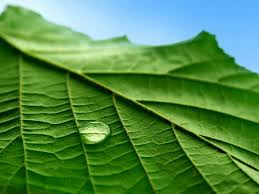
#> input picture nuvfits1.png, 259 x 194 px
$ python imagem.py
#> lines starting #> are read from the running program, lines starting #| are printed output that depends on the picture
from PIL import Image
im = Image.open('nuvfits1.png')
#> im is the input picture: PIL image 259x194 RGB; mean R, G, B 83.1, 139.2, 75.6
pixelMap = im.load()

img = Image.new( im.mode, im.size)
#> img: PIL image 259x194 RGB; every value is 0
pixelsNew = img.load()
for i in range(img.size[0]):
    for j in range(img.size[1]):
        if 205 in pixelMap[i,j]:
           pixelMap[i,j] = (0,0,0,255)
        pixelsNew[i,j] = pixelMap[i,j]
im.close()
img.show()
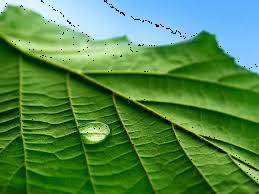
#> shown: PIL image 259x194 RGB; mean R, G, B 82.3, 138.3, 74.6
img.save("out.tif")
img.close()
